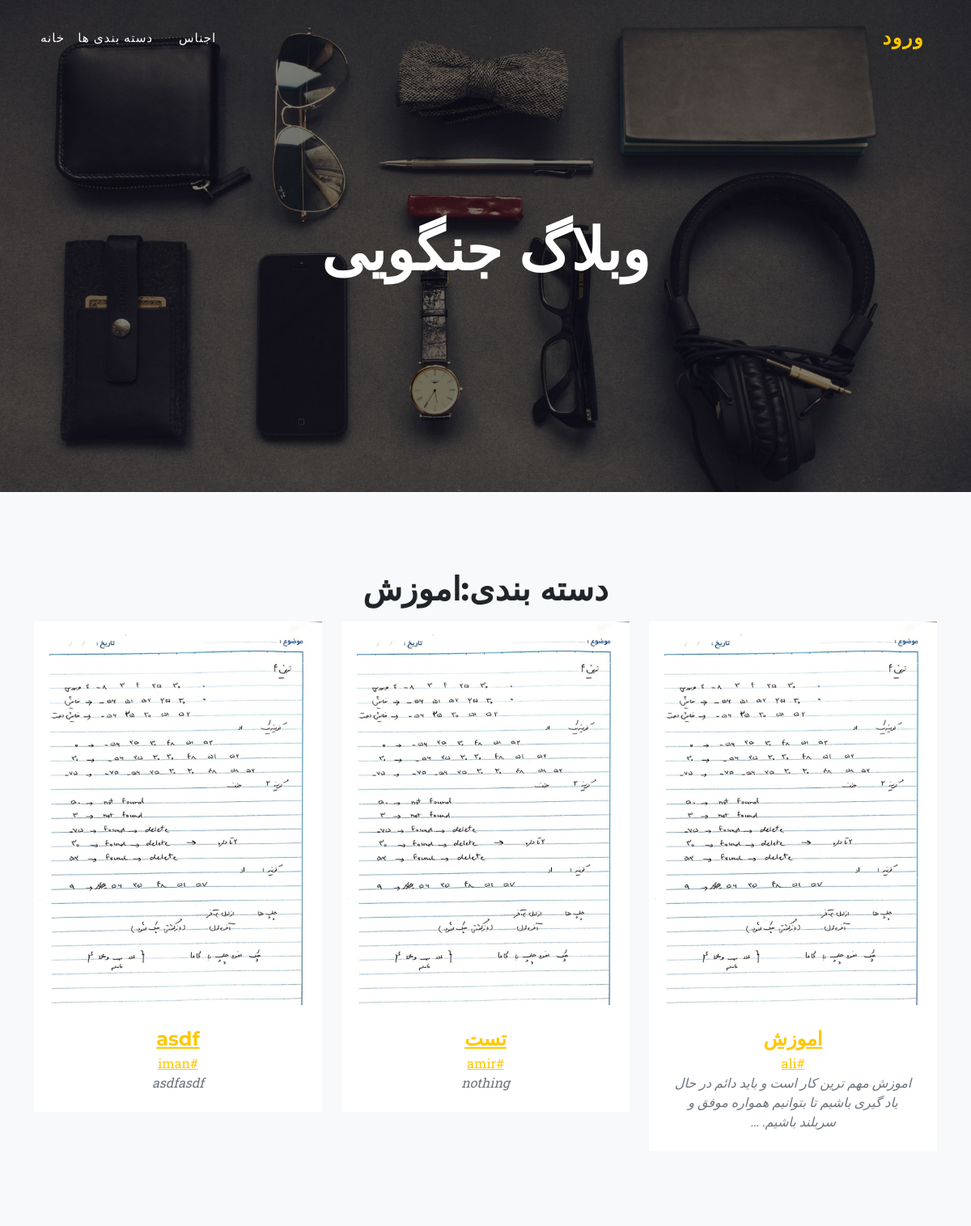
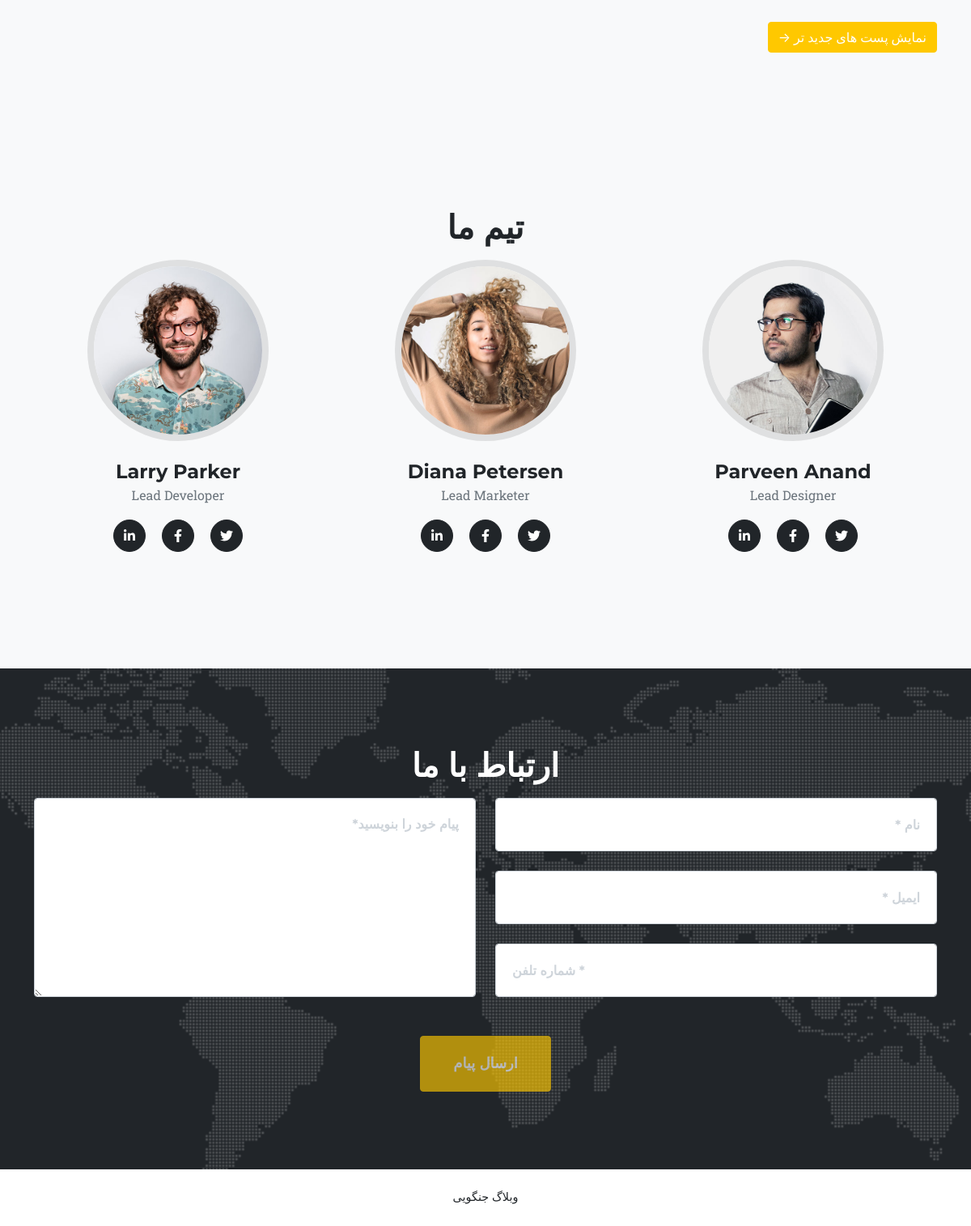
/category/Amoozesh, run on the app's committed database (2 pictures, top to bottom).
### pages/models.py (models this page shows, shortened)
class Category(models.Model): # دسته بندی
    parent = models.ForeignKey('self', related_name='children', default=None, null=True, blank=True, on_delete=models.SET_NULL, verbose_name=("زیردسته"))
    title = models.CharField(max_length=100, verbose_name=("عنوان"))
    slug = models.SlugField(max_length=100, unique=True, verbose_name=("آدرس"))
    status = models.BooleanField(default=True, verbose_name=("وضعیت"))
    position = models.IntegerField(verbose_name=("پوزیشن"))
    class Meta:
        verbose_name = "دسته بندی"
        verbose_name_plural = "دسته بندی ها"
        ordering = ['parent__id', 'position']
    objects = CategoryManager()

class Article(models.Model): # مقاله
    STATUS_CHOICES = (
        ('d', "پیش نویس"),       # draft
        ('p', "منتشر شده"),      # publish
        ('i', "درحال بررسی"),    # investigation
        ('b', "برگشت داده شده"), # back
    )
    category = models.ManyToManyField(Category, verbose_name=("دسته بندی"), related_name="Articles")
    title = models.CharField(max_length=255, verbose_name=("عنوان"))
    slug = models.SlugField(max_length=100, unique=True, verbose_name=("آدرس"))
    description = models.TextField(verbose_name=("خلاصه"))
    thumbnail = models.ImageField(upload_to='images/%Y/%m/%d/', verbose_name=("عکس"))
    publish = models.DateTimeField(default=timezone.now, verbose_name=("زمان انتشار"))
    created = models.DateTimeField(auto_now_add=True) # تاریخ ایجاد
    updated = models.DateTimeField(auto_now=True) # تاریخ اپدیت کردن
    status = models.CharField(max_length=1, choices=STATUS_CHOICES, verbose_name=("وضعیت"))
    is_special = models.BooleanField(default=False, verbose_name=("ویژه"))
    author = models.ForeignKey(User, null=True, on_delete=models.SET_NULL, related_name="Articles", verbose_name=("نویسنده"))
    class Meta:
        verbose_name = "مقاله"
        verbose_name_plural = "مقالات"
    def jpublish(self): # تدیل کردن تاریخ به شمسی
        return jalali_converter(self.publish)
    jpublish.short_description = "زمان انتشار"
    def categoryToStr(self):
        return ", ".join([category.title for category in self.category_publeshed()])
    categoryToStr.short_description = "دسته بندی"
    objects = ArticleManager()

### account/models.py (models this page shows)
class User(AbstractUser):
    email = models.EmailField(unique=True, verbose_name="ایمیل")
    is_author = models.BooleanField(default=False, verbose_name="وضعیت نویسندگی")
    special_user = models.DateTimeField(default=timezone.now, verbose_name="مهلت کاربر ویژه تا")
    def is_special_user(self):
        if self.special_user > timezone.now():
            return True
        else:
            return False
    is_special_user.boolean = True
    is_special_user.short_description = "وضعیت کاربر ویژه"

### pages/views.py (the view)
# urls.py: path('category/<slug:slug>', CategoryListView.as_view(), name = "categoryList"), # نمایش مقالات یک دسته بندی
class CategoryListView(ListView): # نمایش مقالات یک دسته بندی
    paginate_by = 3
    template_name = 'pages/CategoryListView.html'
    def get_queryset(self):
        global category
        slug = self.kwargs.get('slug')
        category = get_object_or_404(Category.objects.active(), slug=slug)
        return category.Articles.published()
    def get_context_data(self, **kwargs):
        context = super().get_context_data(**kwargs)
        context['category'] = category
        return context

### pages/models.py (called while the page is built)
    def published(self):
        return self.filter(status='p')

    def active(self):
        return self.filter(status=True)

### pages/templates/pages/CategoryListView.html (shortened to what this page needs)
{% extends 'pages/list.html' %}
{% load static %}
{% block content_title %}دسته بندی:{{category.title}}{% endblock content_title %}
{% block product %}
    <div class="col-lg-4 col-sm-6 mb-4">
        <div class="portfolio-item">
            <img class="img-fluid" src="{{ obj.thumbnail.url }}" alt="{{ obj.title }}" />
            <div class="portfolio-caption">
                <a href="{% url 'pages:detailArticle' obj.slug %}"><div class="portfolio-caption-heading">{{obj.title}}</div></a>
                <a href="{% url 'pages:user' obj.author %}">#{{obj.author}}</a>
                <div class="portfolio-caption-subheading text-muted">{{obj.description|striptags|truncatewords:"20"}}</div>
            </div>
        </div>
    </div>
{% endblock %}
{% block page_next %}
    <a class="btn btn-primary float-rigth ml-3" href="{% url 'pages:categoryList' category.slug page_obj.next_page_number %}"> نمایش پست های جدید تر &rarr;</a>
{% endblock %}

### pages/templates/pages/list.html (shortened to what this page needs)
{% extends 'base.html' %}
{% block content %}
{% if object_list %}
    <div class="row">
    {% for obj in object_list %}
        {% block product %}{% endblock %}
    {% endfor %}
    </div>
{% else %}
    not found
{% endif %}
<br><br><br><br>
<div class="clearfix pager-botton">
    {% if page_obj.has_next %}
        {% block page_next %}{% endblock %}
        <br>
    {% endif %}
</div>
{% endblock content %}

### pages/templates/base.html (shortened to what this page needs)
{% load static %}
{% load base_tags %}
<!DOCTYPE html>
<html lang="en">
    <head>
        <link href="{% static 'pages/css/rtl.css' %}" rel="stylesheet" />
        <link href="{% static 'pages/css/styles.css' %}" rel="stylesheet" />
    </head>
    <body id="page-top">
        {% include "navbar.html" %}
        <header class="masthead">
            <div class="container">
                <div class="masthead-heading text-uppercase">{% block heading_title %}وبلاگ جنگویی{% endblock %}</div>
            </div>
        </header>
        <section class="page-section bg-light" id="portfolio">
            <div class="container">
                <div class="text-center">
                    <h2 class="section-heading text-uppercase">{% block content_title %}کالا ها{% endblock %}</h2>
                </div>
                {% block content %}
                {% endblock %}
            </div>
        </section>
        <section class="page-section bg-light" id="team">
            <div class="container">
                <div class="text-center">
                    <h2 class="section-heading text-uppercase">تیم ما</h2>
                </div>
                {% block team %}
                    <div class="row">
                        <div class="col-lg-4">
                            <div class="team-member">
                                    <img class="mx-auto rounded-circle" src="{% static 'pages/assets/img/team/1.jpg' %}" alt="..." />
                                    <h4>Parveen Anand</h4>
                                    <p class="text-muted">Lead Designer</p>
                                    <a class="btn btn-dark btn-social mx-2" href="#!"><i class="fab fa-twitter"></i></a>
                                    <a class="btn btn-dark btn-social mx-2" href="#!"><i class="fab fa-facebook-f"></i></a>
                                    <a class="btn btn-dark btn-social mx-2" href="#!"><i class="fab fa-linkedin-in"></i></a>
                                </div>
                            </div>
                            <div class="col-lg-4">
                            <div class="team-member">
                                <img class="mx-auto rounded-circle" src="{% static 'pages/assets/img/team/2.jpg' %}" alt="..." />
                                <h4>Diana Petersen</h4>
                                <p class="text-muted">Lead Marketer</p>
                                <a class="btn btn-dark btn-social mx-2" href="#!"><i class="fab fa-twitter"></i></a>
                                <a class="btn btn-dark btn-social mx-2" href="#!"><i class="fab fa-facebook-f"></i></a>
                                <a class="btn btn-dark btn-social mx-2" href="#!"><i class="fab fa-linkedin-in"></i></a>
                            </div>
                        </div>
                        <div class="col-lg-4">
                            <div class="team-member">
                                <img class="mx-auto rounded-circle" src="{% static 'pages/assets/img/team/3.jpg' %}" alt="..." />
                                <h4>Larry Parker</h4>
                                <p class="text-muted">Lead Developer</p>
                                <a class="btn btn-dark btn-social mx-2" href="#!"><i class="fab fa-twitter"></i></a>
                                <a class="btn btn-dark btn-social mx-2" href="#!"><i class="fab fa-facebook-f"></i></a>
                                <a class="btn btn-dark btn-social mx-2" href="#!"><i class="fab fa-linkedin-in"></i></a>
                            </div>
                        </div>
                    </div>
                {% endblock %}
            </div>
        </section>
        <section class="page-section" id="contact">
            <div class="container">
                <div class="text-center">
                    <h2 class="section-heading text-uppercase">ارتباط با ما</h2>
                </div>
                <form id="contactForm" data-sb-form-api-token="API_TOKEN">
                    <div class="row align-items-stretch mb-5">
                        <div class="col-md-6">
                            <div class="form-group">
                                <input class="form-control" id="name" type="text" placeholder="نام *" data-sb-validations="required" />
                            </div>
                            <div class="form-group">
                                <input class="form-control" id="email" type="email" placeholder="ایمیل *" data-sb-validations="required,email" />
                            </div>
                            <div class="form-group mb-md-0">
                                <input class="form-control" id="phone" type="tel" placeholder="شماره تلفن *" data-sb-validations="required" />
                            </div>
                        </div>
                        <div class="col-md-6">
                            <div class="form-group form-group-textarea mb-md-0">
                                <textarea class="form-control" id="message" placeholder="پیام خود را بنویسید*" data-sb-validations="required"></textarea>
                            </div>
                        </div>
                    </div>
                    <div class="text-center"><button class="btn btn-primary btn-xl text-uppercase disabled" id="submitButton" type="submit">ارسال پیام</button></div>
                </form>
            </div>
        </section>
        <footer class="footer py-4">
            وبلاگ جنگویی
        </footer>
    </body>
</html>

### pages/templates/navbar.html (shortened to what this page needs)
<nav class="navbar navbar-expand-lg navbar-dark fixed-top" id="mainNav">
    <div class="container">
        <a class="navbar-brand" href="{% url 'account:home' %}">ورود</a>
        <div class="collapse navbar-collapse" id="navbarResponsive">
            <ul class="navbar-nav text-uppercase ms-auto py-4 py-lg-0">
                <li class="nav-item"><a class="nav-link" href="{% url 'pages:listArticles' %}">اجناس</a></li>
                <li class="nav-item"><a class="nav-link" href="{% url 'pages:category' %}">دسته بندی ها</a></li>
                <li class="nav-item"><a class="nav-link" href="{% url 'pages:homePosts' %}">خانه</a></li>
            </ul>
        </div>
    </div>
</nav>

### static/pages/css/rtl.css (style rules this page uses)
body { direction: rtl; text-align: right; }
ul.navbar-nav { margin-left: initial !important; margin-right: auto; }

### data on the page
Category: title "اموزش"
Article: thumbnail (picture), title "اموزش", author "ali", description "اموزش مهم ترین کار است و باید دائم در حال یاد گیری باشیم تا بتوانیم همواره موفق و سربلند باشیم. …"
Article: thumbnail (picture), title "تست", author "amir", description "nothing"
Article: thumbnail (picture), title "asdf", author "iman", description "asdfasdf"
